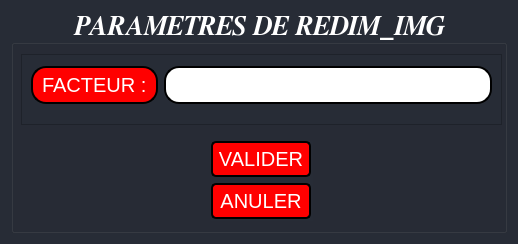
<?xml version="1.0" encoding="UTF-8"?>
<ui version="4.0">
 <class>Dialog</class>
 <widget class="QDialog" name="Dialog">
  <property name="geometry">
   <rect>
    <x>0</x>
    <y>0</y>
    <width>518</width>
    <height>244</height>
   </rect>
  </property>
  <property name="minimumSize">
   <size>
    <width>0</width>
    <height>0</height>
   </size>
  </property>
  <property name="maximumSize">
   <size>
    <width>518</width>
    <height>368</height>
   </size>
  </property>
  <property name="windowTitle">
   <string>Dialog</string>
  </property>
  <property name="styleSheet">
   <string notr="true">background-color: rgb(39, 44, 54);
color:white;</string>
  </property>
  <layout class="QGridLayout" name="gridLayout_3">
   <item row="0" column="0">
    <widget class="QGroupBox" name="groupBox">
     <property name="minimumSize">
      <size>
       <width>0</width>
       <height>0</height>
      </size>
     </property>
     <property name="maximumSize">
      <size>
       <width>500</width>
       <height>350</height>
      </size>
     </property>
     <property name="font">
      <font>
       <family>FreeSerif</family>
       <pointsize>20</pointsize>
       <weight>75</weight>
       <italic>true</italic>
       <bold>true</bold>
      </font>
     </property>
     <property name="styleSheet">
      <string notr="true">background-color: rgb(39, 44, 54);
color:white;</string>
     </property>
     <property name="title">
      <string>PARAMETRES DE REDIM_IMG</string>
     </property>
     <property name="alignment">
      <set>Qt::AlignBottom|Qt::AlignHCenter</set>
     </property>
     <widget class="QScrollArea" name="scrollArea">
      <property name="geometry">
       <rect>
        <x>10</x>
        <y>43</y>
        <width>481</width>
        <height>71</height>
       </rect>
      </property>
      <property name="widgetResizable">
       <bool>true</bool>
      </property>
      <widget class="QWidget" name="scrollAreaWidgetContents_3">
       <property name="geometry">
        <rect>
         <x>0</x>
         <y>0</y>
         <width>479</width>
         <height>69</height>
        </rect>
       </property>
       <widget class="QWidget" name="layoutWidget">
        <property name="geometry">
         <rect>
          <x>9</x>
          <y>9</y>
          <width>461</width>
          <height>41</height>
         </rect>
        </property>
        <layout class="QFormLayout" name="formLayout">
         <property name="labelAlignment">
          <set>Qt::AlignCenter</set>
         </property>
         <property name="formAlignment">
          <set>Qt::AlignCenter</set>
         </property>
         <item row="0" column="0">
          <widget class="QLabel" name="label">
           <property name="styleSheet">
            <string notr="true">border-style: outset;
border-width: 2px;
border-radius: 15px;
border-color: black;
padding: 4px;
font-size:20px;
background-color: red;
color:white ;</string>
           </property>
           <property name="text">
            <string>FACTEUR :</string>
           </property>
          </widget>
         </item>
         <item row="0" column="1">
          <widget class="QLineEdit" name="lineEdit">
           <property name="styleSheet">
            <string notr="true">border-style: outset;
border-width: 2px;
border-radius: 15px;
border-color: black;
padding: 4px;
font-size:20px;
background-color: white;
color:black ;</string>
           </property>
          </widget>
         </item>
        </layout>
       </widget>
      </widget>
     </widget>
     <widget class="QWidget" name="verticalLayoutWidget">
      <property name="geometry">
       <rect>
        <x>200</x>
        <y>130</y>
        <width>102</width>
        <height>80</height>
       </rect>
      </property>
      <layout class="QVBoxLayout" name="verticalLayout">
       <item>
        <widget class="QPushButton" name="pushButton">
         <property name="minimumSize">
          <size>
           <width>100</width>
           <height>0</height>
          </size>
         </property>
         <property name="maximumSize">
          <size>
           <width>100</width>
           <height>16777215</height>
          </size>
         </property>
         <property name="styleSheet">
          <string notr="true">.QPushButton
{
border-style: outset;
border-width: 2px;
border-radius: 5px;
border-color: black;
padding: 4px;
font-size:20px;
background-color: red;
color:white 
}
QPushButton:pressed{ background-color: blue; }</string>
         </property>
         <property name="text">
          <string>VALIDER</string>
         </property>
        </widget>
       </item>
       <item>
        <widget class="QPushButton" name="pushButton_2">
         <property name="maximumSize">
          <size>
           <width>100</width>
           <height>16777215</height>
          </size>
         </property>
         <property name="styleSheet">
          <string notr="true">.QPushButton
{
border-style: outset;
border-width: 2px;
border-radius: 5px;
border-color: black;
padding: 4px;
font-size:20px;
background-color: red;
color:white 
}
QPushButton:pressed{ background-color: blue; }</string>
         </property>
         <property name="text">
          <string>ANULER</string>
         </property>
        </widget>
       </item>
      </layout>
     </widget>
    </widget>
   </item>
  </layout>
 </widget>
 <resources/>
 <connections/>
</ui>
